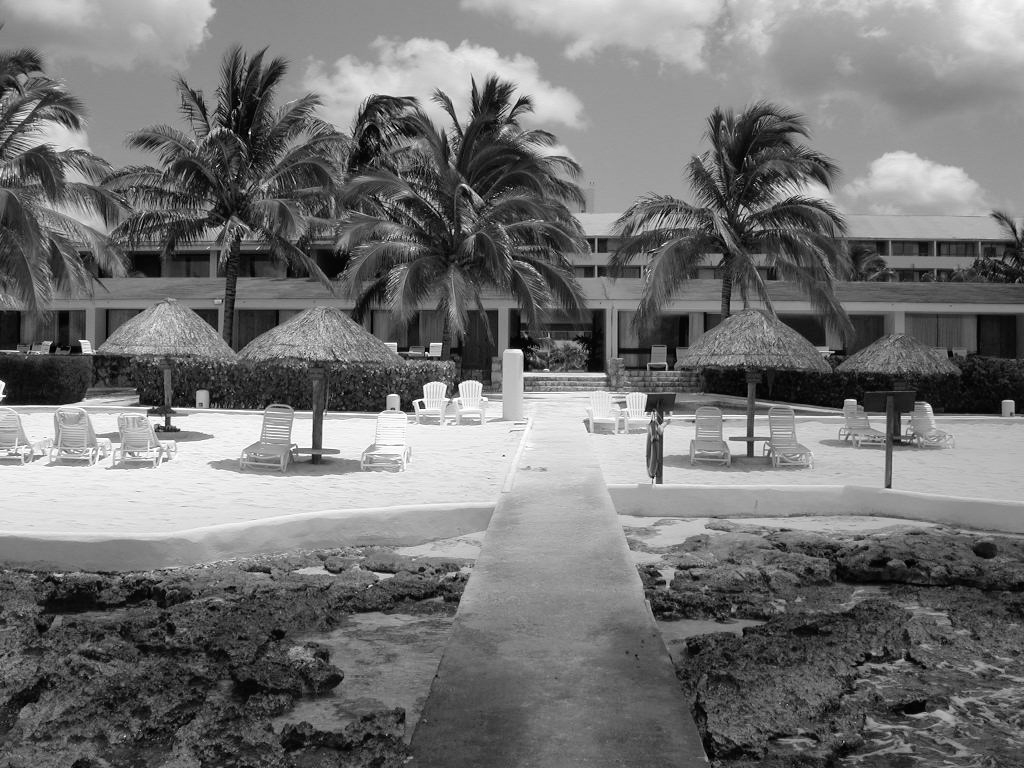
#> input picture Project 2/hotel/hotel-03.png, 1024 x 768 px
$ python SIFT.py
#> lines starting #> are read from the running program, lines starting #| are printed output that depends on the picture
import cv2
import numpy as np

hotel3 = cv2.imread("hotel/hotel-03.png")
#> hotel3 is the input picture: shape (768, 1024, 3); min 0, max 255, mean 115.3
hotel2 = cv2.imread("hotel/hotel-02.png")
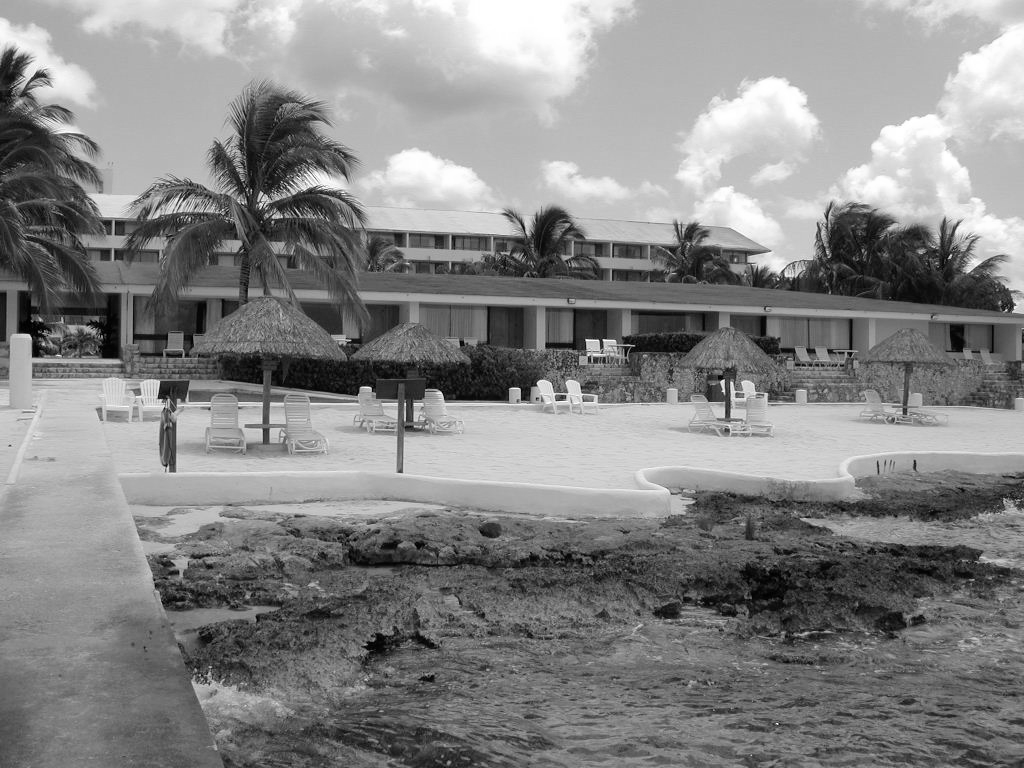
#> input picture Project 2/hotel/hotel-02.png, 1024 x 768 px
#> hotel2 is the input picture: shape (768, 1024, 3); min 0, max 255, mean 133.5
hotel1 = cv2.imread("hotel/hotel-01.png")
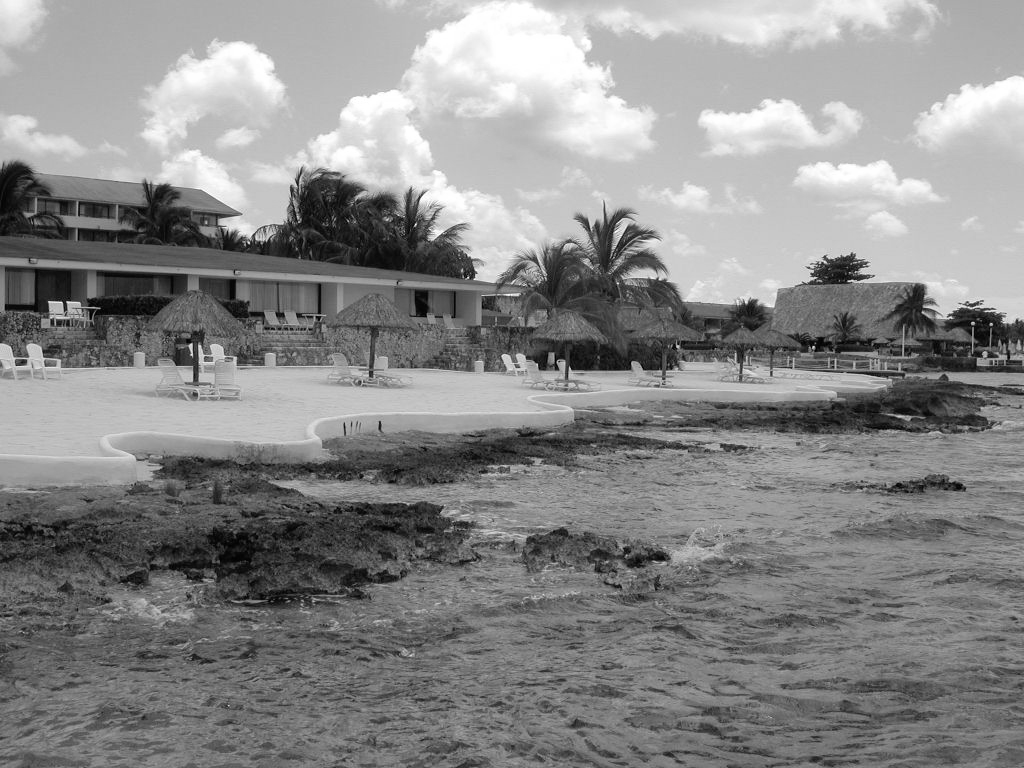
#> input picture Project 2/hotel/hotel-01.png, 1024 x 768 px
#> hotel1 is the input picture: shape (768, 1024, 3); min 0, max 255, mean 137
hotel = cv2.imread("hotel/hotel-00.png")
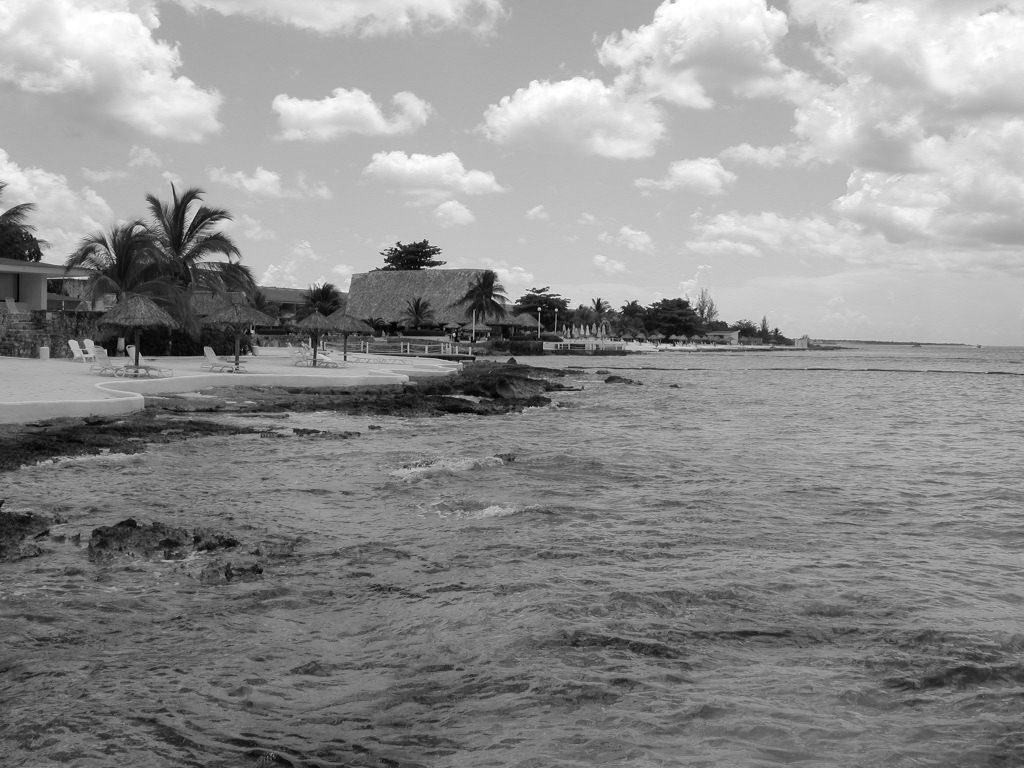
#> input picture Project 2/hotel/hotel-00.png, 1024 x 768 px
#> hotel is the input picture: shape (768, 1024, 3); min 0, max 255, mean 142.7
#> (the run stopped early here; a loop or call above may not have finished)
